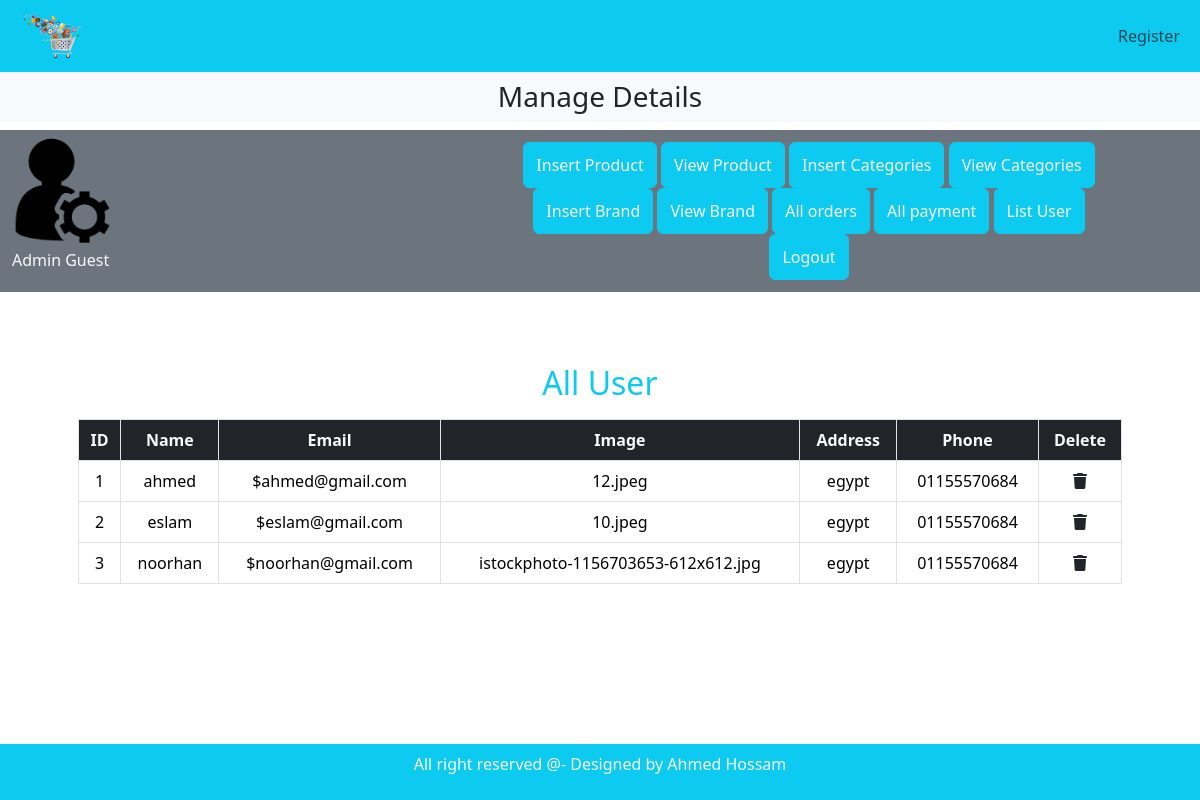
Screenshot of /adminPage/index.php?user with the database file from the repository.
### tables this page shows
CREATE TABLE `user_table` (
  `user_id` int(11) NOT NULL,
  `user_name` varchar(100) NOT NULL,
  `user_email` varchar(100) NOT NULL,
  `user_password` varchar(255) NOT NULL,
  `user_image` varchar(255) NOT NULL,
  `user_ip` varchar(100) NOT NULL,
  `user_address` varchar(255) NOT NULL,
  `user_mobile` varchar(20) NOT NULL
);

### adminPage/userList.php (the view)
<h2 class="text-center text-info">All User</h2>
<table class="table table-bordered mt-3">
    <thead>
        <tr>
            <th class="text-center text-light bg-dark">ID</th>
            <th class="text-center text-light bg-dark">Name</th>
            <th class="text-center text-light bg-dark">Email</th>
            <th class="text-center text-light bg-dark">Image</th>
            <th class="text-center text-light bg-dark">Address</th>
            <th class="text-center text-light bg-dark">Phone</th>
            <th class="text-center text-light bg-dark">Delete</th>
        </tr>
    </thead>
    <tbody>
        <?php
            if(isset($_GET['user'])){
                $select_product = "SELECT * FROM `user_table`";
                $result_product = mysqli_query($con, $select_product);
                while($row = mysqli_fetch_assoc($result_product)){
                    $idProduct = $row['user_id'];
                    $name = $row['user_name'];
                    $email = $row['user_email'];
                    $img = $row['user_image'];
                    $address = $row['user_address'];
                    $phone = $row['user_mobile'];
                    echo "
                        <tr class='text-center'>
                            <td>$idProduct</td>
                            <td>$name</td>
                            <td>$$email</td>
                            <td>$img</td>
                            <td>$address</td>
                            <td>$phone</td>
                            <td><a href='index.php?user_delete=$idProduct' class='text-dark'><i class='fa-solid fa-trash'></i></a></td>
                        </tr>
                    ";
                }
            }
        ?>
    </tbody>
</table>

### css/style.css (style rules this page uses)
* { padding: 0; margin: 0; box-sizing: border-box; }

### rows the page displays
user_table: user_id "1", user_name "ahmed", user_email "ahmed@gmail.com", user_image "12.jpeg", user_address "egypt", user_mobile "01155570684"
user_table: user_id "2", user_name "eslam", user_email "eslam@gmail.com", user_image "10.jpeg", user_address "egypt", user_mobile "01155570684"
user_table: user_id "3", user_name "noorhan", user_email "noorhan@gmail.com", user_image "istockphoto-1156703653-612x612.jpg", user_address "egypt", user_mobile "01155570684"
